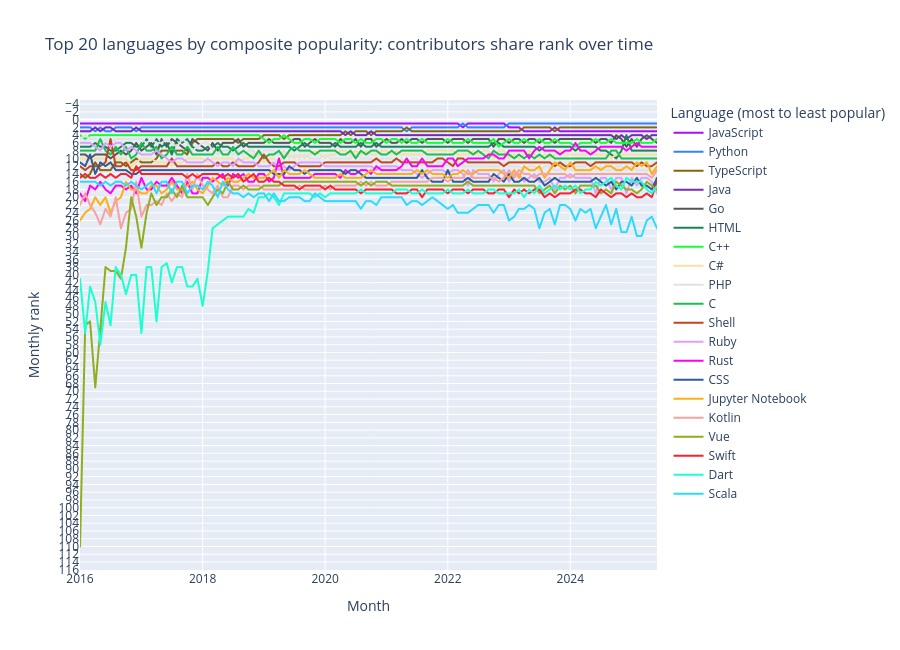

Notebook cell for this chart:
### Markdown cell above
### Contributor rank over time

This view ranks the same popularity-selected languages by their monthly contributor share.

### Code cell
rank_over_time(metric="contributors", top_n=20).show()
